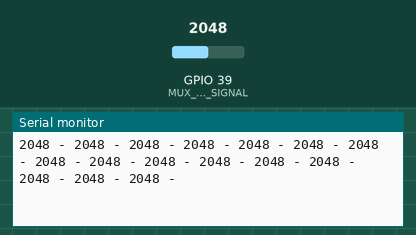
Simulated run of this sketch. Board: ESP32. Shown: the last lines printed to the serial monitor. The inputs (shaded band) are chosen by the test bench; at power-on: GPIO 39 (MUX_PIN_SIGNAL) = 2048.

Above: at 7.2 s.
7.3 s: GPIO 39 (MUX_PIN_SIGNAL) set to 106
At 7.8 s:
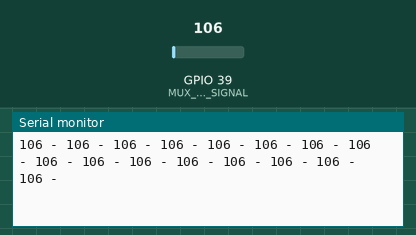
10.3 s: GPIO 39 (MUX_PIN_SIGNAL) set to 90
At 10.8 s:
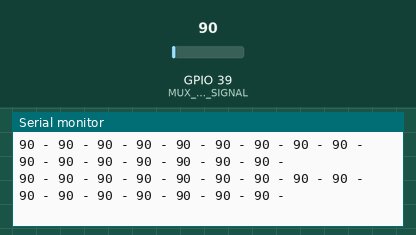
Timing chart, 0 to 13.3 s (numbered marks = the images above; inputs shaded):
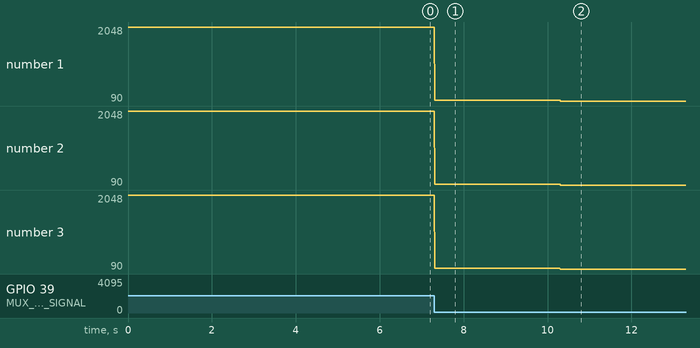

The sketch:

prueba_sensoresIR_multiplexor_3.3.1_.ino
```cpp
/*
Este programa permite la lectura de los sensores IR conectados a traves del multiplexor CD74HC4067
-Requisitos:
-Cofiguracion: Verificar la lectura de los arreglos de sensores IR, observando por consola los valores (12-bits)
               desplegados en forma de columnas (1-16), las primeras 8 columnas corresponden a los primeros 8 canales del multiplexor (MUX1),
               donde esta conectado el arreglo de sensores frontal, el resto de columnas corresponden a las mediciones del arreglo de sensores
               posterior, que esta conectado entre los canales 8-15 del MUX1.
*/

#define MUX_PIN_S0 25
#define MUX_PIN_S1 26
#define MUX_PIN_S2 2
#define MUX_PIN_S3 4

#define MUX_PIN_SIGNAL 39


void setup() {
  Serial.begin(115200);
  configurarMUX();

}

void loop() {
  leerSensores();
}

void configurarMUX() {
//Pines de control del multiplexor
  pinMode(MUX_PIN_S0, OUTPUT);     //PIN S0
  pinMode(MUX_PIN_S1, OUTPUT);     //PIN S1
  pinMode(MUX_PIN_S2, OUTPUT);      //PIN S2
  pinMode(MUX_PIN_S3, OUTPUT);      //PIN S3
}

void seleccionarCanal(byte canal) {
  digitalWrite(MUX_PIN_S0, canal & 0x01);   //Permite extraer el bit 2^0 del numero canal, el valor se asigna al pin de control S0
  digitalWrite(MUX_PIN_S1, canal & 0x02);   //Permite extraer el bit 2^1 del numero canal, el valor se asigna al pin de control S1
  digitalWrite(MUX_PIN_S2, canal & 0x04);   //Permite extraer el bit 2^2 del numero canal, el valor se asigna al pin de control S2
  digitalWrite(MUX_PIN_S3, canal & 0x08);   //Permite extraer el bit 2^3 del numero canal, el valor se asigna al pin de control S3
}

void leerSensores() {
for (byte canal = 0; canal <= 15; canal++) {
    seleccionarCanal(canal);
    int valor = analogRead(MUX_PIN_SIGNAL);
    Serial.print(valor);
    Serial.print(" - "); // Separador entre lecturas
  }
  Serial.println(); // Nueva línea al final de cada lectura completa
}
```

Measured:
- after the input at 7.3 s, the serial monitor: prints a new line at once (image 1)
- after the input at 10.3 s, the serial monitor: prints a new line at once (image 2)
- plotted number 1: 2048 → 106 after the input at 7.3 s, 106 → 90 after the input at 10.3 s
- plotted number 2: 2048 → 106 after the input at 7.3 s, 106 → 90 after the input at 10.3 s
- plotted number 3: 2048 → 90 after the input at 7.3 s
